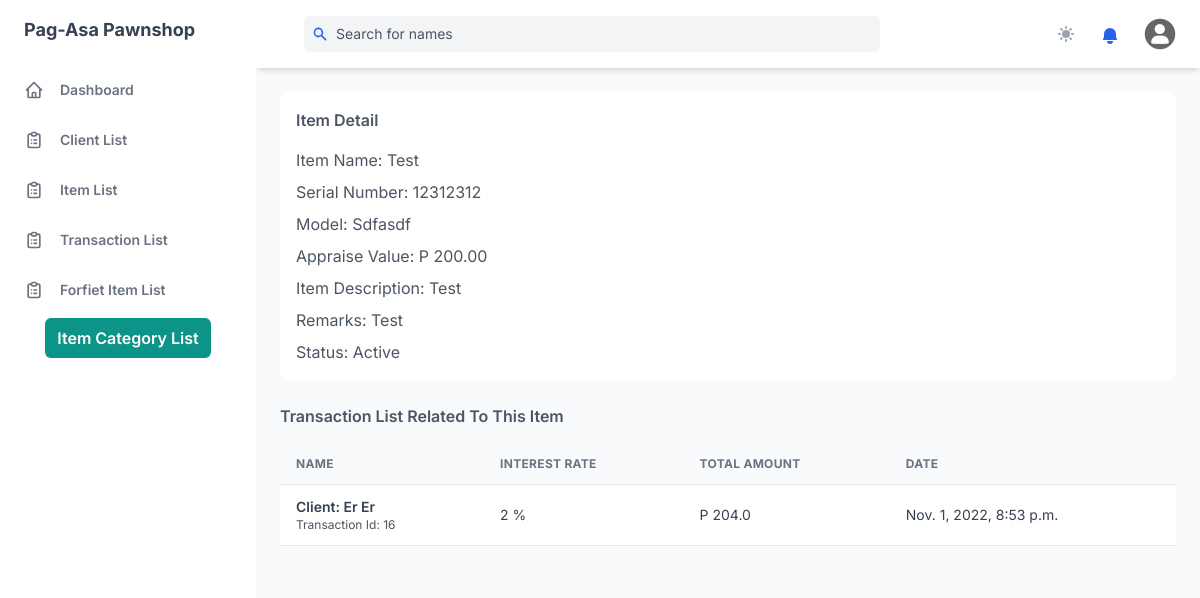
The app's page /item/15/ (signed in) with its own data.
### management_system/models.py (models this page shows, shortened)
class Item(models.Model):
    CHOICE = [
        ('A', 'Active'),
        ('I', 'Inactive')
    ]
    item = models.CharField(max_length=255)
    serial_number = models.IntegerField()
    model = models.CharField(max_length=255)
    appraise_value = models.DecimalField(max_digits=10, decimal_places=2)
    item_description = models.CharField(max_length=255, blank=True, null=True)
    category = models.ManyToManyField(
        Category, blank=True, related_name="categories")
    status=models.CharField(choices=CHOICE, default='A', max_length=2)
    remarks = models.TextField(blank=True, null=True)
    created = models.DateTimeField(auto_now_add=True)
    updated = models.DateTimeField(auto_now=True)

class Transaction(models.Model):
    STATUS_CHOICE = [
        ('New', 'New'),
        ('Pending', 'Pending'),
        ('Paid', 'Paid'),
        ('Renew','Renew'),
    ]
    client = models.ForeignKey(Client, related_name='clients', on_delete=models.CASCADE)
    item = models.OneToOneField(Item, related_name='items', on_delete=models.CASCADE)
    interest_rate = models.PositiveIntegerField()
    date_pawned = models.DateField(auto_now_add=True)
    month = models.PositiveIntegerField(default=1)
    status = models.CharField(max_length=20, choices=STATUS_CHOICE, default='New')
    created = models.DateTimeField(auto_now_add=True)
    updated = models.DateTimeField(auto_now=True)
    @property
    def total(self):
        interest_rate = float(self.interest_rate) / 100
        interest = float(self.item.appraise_value) * interest_rate
        total = float(self.item.appraise_value) + interest
        return total

class Client(models.Model):
    CLIENT_STATUS =  [
    ('active', 'Active'),
    ('inactive', 'Inactive'),
    ]
    first_name = models.CharField(max_length=255)
    last_name = models.CharField(max_length=255)
    middle_name = models.CharField(max_length=255, null=True, blank=True)
    address = models.TextField(max_length=500)
    contact_number = models.IntegerField()
    email_address = models.CharField(max_length=255, blank=True, null=True)
    status = models.CharField(max_length=10, choices=CLIENT_STATUS, default='active')
    created = models.DateTimeField(auto_now_add=True)
    updated = models.DateTimeField(auto_now=True)

### management_system/views.py (the view)
class ItemDetailView(LoginRequiredMixin, View):
    def get(self, request, pk):
        template_name = 'components/item_detail.html'
        try:
            item = Item.objects.get(pk=pk)
            context = {
                'object': item,
            }
            return render(request, template_name, context)
        except:
            messages.error(request, 'The current item dont have related transaction')
            return redirect(reverse('all_item_list'))

### templates/components/item_detail.html (shortened to what this page needs)
{% extends 'base.html' %}
{% load mathfilters %}
{% load l10n %}
{% block content %}
<div
  class="min-w-0 p-4 mt-6 space-y-2 bg-white rounded-lg shadow-xs dark:bg-gray-800"
>
  <h4 class="mb-4 font-semibold text-gray-600 dark:text-gray-300">
    Item Detail
  </h4>
  <p class="text-gray-600 dark:text-gray-400">
    <span>Item Name:</span> {{object.item|title}}
  </p>
  <p class="text-gray-600 dark:text-gray-400">
    <span>Serial Number:</span> {{object.serial_number|unlocalize}}
  </p>
  <p class="text-gray-600 dark:text-gray-400">
    <span>Model:</span> {{object.model|title}}
  </p>
  <p class="text-gray-600 dark:text-gray-400">
    <span>Appraise Value:</span> P {{object.appraise_value}}
  </p>
  <p class="text-gray-600 dark:text-gray-400">
    <span>Item Description:</span> {{object.item_description|capfirst}}
  </p>
  <p class="text-gray-600 dark:text-gray-400">
    <span>Remarks:</span> {{object.remarks|capfirst}}
  </p>
  <p class="text-gray-600 dark:text-gray-400">
    <span>Status:</span> {% if object.status == "A"%}Active{%else%}Inactive{% endif %}
  </p>
</div>
<h4 class="mt-6 mb-4 font-semibold text-gray-600 dark:text-gray-300">
   Transaction List Related To This Item
  </h4>
<div class="w-full overflow-hidden rounded-lg shadow-xs">
  <div class="w-full overflow-x-auto">
    <table class="w-full whitespace-no-wrap">
      <thead>
        <tr
          class="text-xs font-semibold tracking-wide text-left text-gray-500 uppercase border-b dark:border-gray-700 bg-gray-50 dark:text-gray-400 dark:bg-gray-800"
        >
          <th class="px-4 py-3">Name</th>
          <th class="px-4 py-3">Interest Rate</th>
          <th class="px-4 py-3">Total Amount </th>
          <th class="px-4 py-3">Date</th>
        </tr>
      </thead>
      <tbody class="bg-white divide-y dark:divide-gray-700 dark:bg-gray-800">
        <tr class="text-gray-700 dark:text-gray-400">
          <td class="px-4 py-3">
            <div class="flex items-center text-sm">
              <div>
                <a href="{% url 'transaction_detail' object.items.pk %}" hx-boost="false" hx-indicator="#my-indicator">
                  <p class="font-semibold">Client: {{ object.items.client.first_name|title }} {{ object.items.client.last_name|title }}</p>
                </a>
                <p class="text-xs text-gray-600 dark:text-gray-400">
                  Transaction Id: {{ object.items.pk }}
                </p>
              </div>
            </div>
          </td>
          <td class="px-4 py-3 text-sm">{{object.items.interest_rate}} %</td>
          <td class="px-4 py-3 text-sm">P {{object.items.total}}</td>
          <td class="px-4 py-3 text-sm">{{object.items.created}}</td>
        </tr>
      </tbody>
    </table>
  </div>
  <div
    class="grid px-4 py-3 text-xs font-semibold tracking-wide text-gray-500 uppercase border-t dark:border-gray-700 bg-gray-50 sm:grid-cols-9 dark:text-gray-400 dark:bg-gray-800"
  >
  </div>
</div>
{% endblock content %}

### static/css/print.css (style rules this page uses)
a:link { text-decoration: none; }

### records on screen
Item: item "Test", serial_number "12312312", model "Sdfasdf", appraise_value "200.00", item_description "Test", remarks "Test", items.client.first_name "Er", items.client.last_name "Er", items.pk "16", items.interest_rate "2", items.total "204.0", items.created "Nov. 1, 2022, 8:53 p.m."
